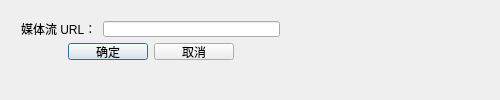
<?xml version="1.0" encoding="UTF-8"?>
<ui version="4.0">
 <class>NetworkUrlDlg</class>
 <widget class="QDialog" name="NetworkUrlDlg">
  <property name="geometry">
   <rect>
    <x>0</x>
    <y>0</y>
    <width>500</width>
    <height>100</height>
   </rect>
  </property>
  <property name="sizePolicy">
   <sizepolicy hsizetype="Fixed" vsizetype="Fixed">
    <horstretch>0</horstretch>
    <verstretch>0</verstretch>
   </sizepolicy>
  </property>
  <property name="minimumSize">
   <size>
    <width>500</width>
    <height>100</height>
   </size>
  </property>
  <property name="maximumSize">
   <size>
    <width>500</width>
    <height>100</height>
   </size>
  </property>
  <property name="windowTitle">
   <string>Open Network Media</string>
  </property>
  <property name="locale">
   <locale language="English" country="NewZealand"/>
  </property>
  <widget class="QWidget" name="gridLayoutWidget">
   <property name="geometry">
    <rect>
     <x>0</x>
     <y>0</y>
     <width>301</width>
     <height>71</height>
    </rect>
   </property>
   <layout class="QGridLayout" name="gridLayout">
    <item row="2" column="1">
     <layout class="QHBoxLayout" name="horizontalLayout_2">
      <item>
       <spacer name="horizontalSpacer">
        <property name="orientation">
         <enum>Qt::Horizontal</enum>
        </property>
        <property name="sizeHint" stdset="0">
         <size>
          <width>40</width>
          <height>20</height>
         </size>
        </property>
       </spacer>
      </item>
      <item>
       <widget class="QPushButton" name="btn_Ok">
        <property name="text">
         <string>确定</string>
        </property>
       </widget>
      </item>
      <item>
       <widget class="QPushButton" name="btn_Cancel">
        <property name="text">
         <string>取消</string>
        </property>
       </widget>
      </item>
      <item>
       <spacer name="horizontalSpacer_2">
        <property name="orientation">
         <enum>Qt::Horizontal</enum>
        </property>
        <property name="sizeHint" stdset="0">
         <size>
          <width>40</width>
          <height>20</height>
         </size>
        </property>
       </spacer>
      </item>
     </layout>
    </item>
    <item row="1" column="1">
     <layout class="QHBoxLayout" name="horizontalLayout">
      <item>
       <spacer name="horizontalSpacer_3">
        <property name="orientation">
         <enum>Qt::Horizontal</enum>
        </property>
        <property name="sizeType">
         <enum>QSizePolicy::Preferred</enum>
        </property>
        <property name="sizeHint" stdset="0">
         <size>
          <width>10</width>
          <height>20</height>
         </size>
        </property>
       </spacer>
      </item>
      <item>
       <widget class="QLabel" name="label">
        <property name="sizePolicy">
         <sizepolicy hsizetype="Fixed" vsizetype="Preferred">
          <horstretch>0</horstretch>
          <verstretch>0</verstretch>
         </sizepolicy>
        </property>
        <property name="minimumSize">
         <size>
          <width>68</width>
          <height>0</height>
         </size>
        </property>
        <property name="text">
         <string>媒体流 URL：</string>
        </property>
       </widget>
      </item>
      <item>
       <widget class="QLineEdit" name="lineEdit"/>
      </item>
      <item>
       <spacer name="horizontalSpacer_4">
        <property name="orientation">
         <enum>Qt::Horizontal</enum>
        </property>
        <property name="sizeType">
         <enum>QSizePolicy::Preferred</enum>
        </property>
        <property name="sizeHint" stdset="0">
         <size>
          <width>10</width>
          <height>20</height>
         </size>
        </property>
       </spacer>
      </item>
     </layout>
    </item>
    <item row="0" column="1">
     <spacer name="verticalSpacer">
      <property name="orientation">
       <enum>Qt::Vertical</enum>
      </property>
      <property name="sizeType">
       <enum>QSizePolicy::Fixed</enum>
      </property>
      <property name="sizeHint" stdset="0">
       <size>
        <width>20</width>
        <height>10</height>
       </size>
      </property>
     </spacer>
    </item>
   </layout>
  </widget>
 </widget>
 <layoutdefault spacing="6" margin="11"/>
 <resources/>
 <connections>
  <connection>
   <sender>btn_Ok</sender>
   <signal>clicked()</signal>
   <receiver>NetworkUrlDlg</receiver>
   <slot>accept()</slot>
   <hints>
    <hint type="sourcelabel">
     <x>120</x>
     <y>58</y>
    </hint>
    <hint type="destinationlabel">
     <x>249</x>
     <y>50</y>
    </hint>
   </hints>
  </connection>
  <connection>
   <sender>btn_Cancel</sender>
   <signal>clicked()</signal>
   <receiver>NetworkUrlDlg</receiver>
   <slot>reject()</slot>
   <hints>
    <hint type="sourcelabel">
     <x>180</x>
     <y>58</y>
    </hint>
    <hint type="destinationlabel">
     <x>249</x>
     <y>50</y>
    </hint>
   </hints>
  </connection>
 </connections>
</ui>
